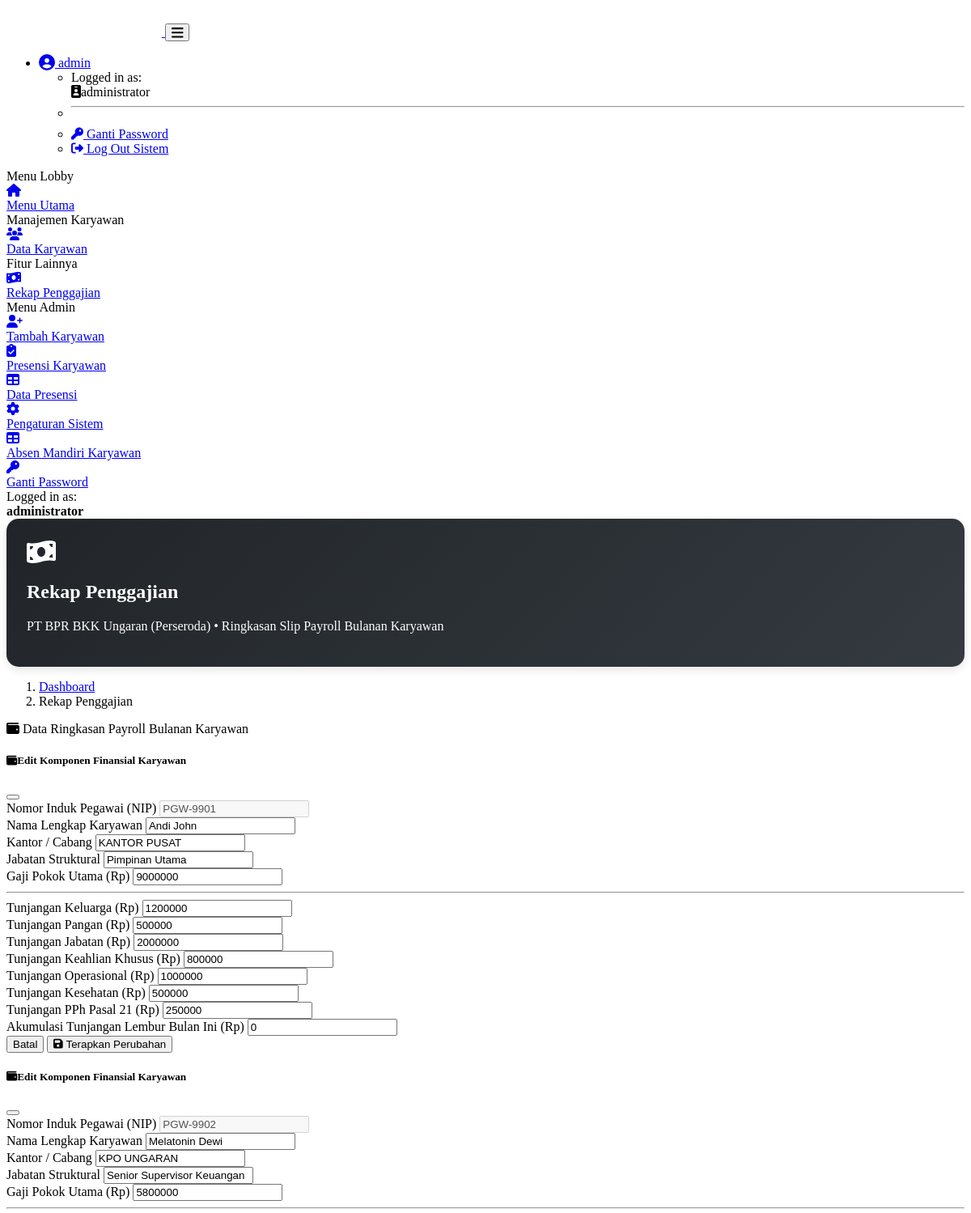
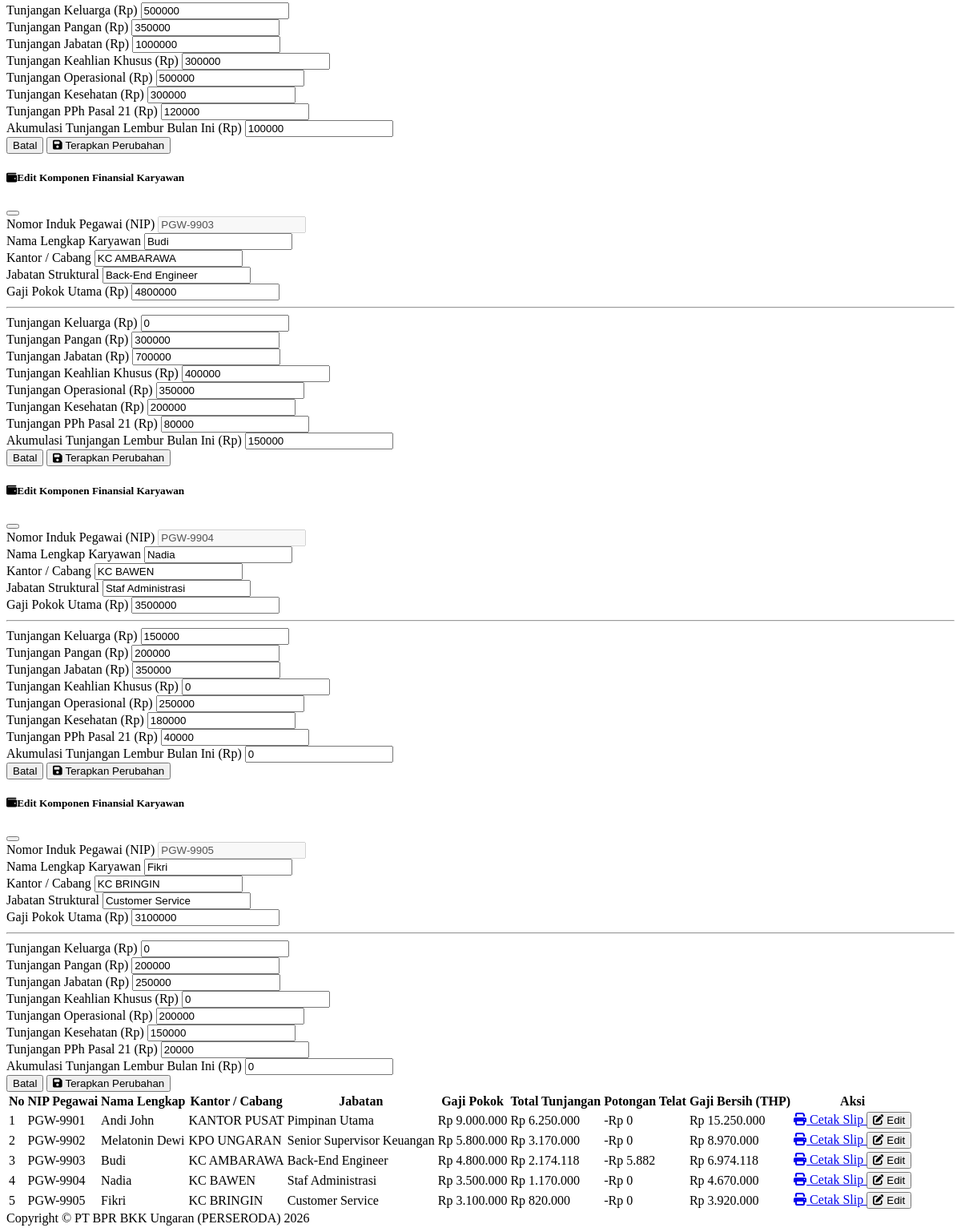
The page /rekap_penggajian.php (signed in) on the database its author committed (2 pictures, top to bottom).
### tables this page shows
CREATE TABLE `data_gaji` (
  `no` int(255) NOT NULL,
  `nip_pegawai` varchar(50) DEFAULT NULL,
  `nama_pegawai` varchar(255) NOT NULL,
  `kantor` varchar(255) NOT NULL,
  `jabatan_pegawai` varchar(255) NOT NULL,
  `gaji_pokok` int(255) NOT NULL,
  `tunjangan_keluarga` int(255) NOT NULL,
  `tunjangan_pangan` int(255) NOT NULL,
  `tunjangan_jabatan` int(255) NOT NULL,
  `tunjangan_keahliankhusus` int(255) NOT NULL,
  `tunjangan_operasional` int(255) NOT NULL,
  `jumlah` int(255) NOT NULL,
  `tunjangan_kesehatan` int(255) NOT NULL,
  `tunjangan_pph` int(255) NOT NULL,
  `tunjangan_lembur` int(255) NOT NULL,
  `jumlah_total` int(255) NOT NULL,
  `jam_terlambat` int(11) DEFAULT 0
);

### rekap_penggajian.php (the view, shortened to what the rows shown need)
<?php
require 'function.php';
$query_pengaturan = mysqli_query($conn, "SELECT potongan_per_jam FROM pengaturan_potongan LIMIT 1");
$pengaturan = mysqli_fetch_array($query_pengaturan);
$potongan_per_jam = $pengaturan['potongan_per_jam'] ?? 5882;
if ($_SESSION['role'] == 'admin') {
    $raw_gaji = mysqli_query($conn, "SELECT * FROM data_gaji ORDER BY no ASC");
}
?>
<!DOCTYPE html>
<html lang="en">
<head>
    <link href="https://cdn.jsdelivr.net/npm/simple-datatables@7.1.2/dist/style.min.css" rel="stylesheet" />
    <link href="https://cdn.jsdelivr.net/npm/startbootstrap-sb-admin@7.0.7/dist/css/styles.css" rel="stylesheet" />
</head>
<body class="sb-nav-fixed">
<div id="layoutSidenav">
    <div id="layoutSidenav_content">
        <main>
            <div class="container-fluid px-4 pt-4">
                <div class="page-header-box d-flex align-items-center mb-4">
                    <div>
                        <h2 class="fw-bold mb-0 text-white">Rekap Penggajian</h2>
                    </div>
                </div>
                <div class="card mb-4 shadow-sm border-0">
                    <div class="card-body bg-white text-dark">
                        <div class="table-responsive">
                            <table id="datatablesSimple" class="table table-bordered table-striped table-hover align-middle small">
                                <thead class="table-light text-center align-middle">
                                    <tr>
                                        <th>No</th>
                                        <th>NIP Pegawai</th>
                                        <th>Nama Lengkap</th>
                                        <th>Kantor / Cabang</th>
                                        <th>Jabatan</th>
                                        <th>Gaji Pokok</th>
                                        <th>Total Tunjangan</th>
                                        <th>Potongan Telat</th>
                                        <th>Gaji Bersih (THP)</th>
                                        <th>Aksi</th>
                                    </tr>
                                </thead>
                                <tbody>
                                    <?php
                                    $no_urut = 1;
                                    while ($row = mysqli_fetch_array($raw_gaji)) {
                                        $no_id = $row['no'];
                                        $nip = $row['nip_pegawai'];
                                        $potongan_telat = ($row['jam_terlambat'] ?? 0) * $potongan_per_jam;
                                        $t_operasional_bersih = max(0, $row['tunjangan_operasional'] - $potongan_telat);
                                        $total_tunjangan = $row['tunjangan_keluarga'] + $row['tunjangan_pangan'] + $row['tunjangan_jabatan'] + $row['tunjangan_keahliankhusus'] + $t_operasional_bersih + $row['tunjangan_kesehatan'] + $row['tunjangan_pph'] + $row['tunjangan_lembur'];
                                        $gaji_bersih_thp = $row['gaji_pokok'] + $total_tunjangan;
                                    ?>
                                    <tr>
                                        <td class="text-center"><?= $no_urut++; ?></td>
                                        <td class="font-monospace fw-bold"><?= htmlspecialchars($nip); ?></td>
                                        <td><?= htmlspecialchars($row['nama_pegawai']); ?></td>
                                        <td><?= htmlspecialchars($row['kantor']); ?></td>
                                        <td><?= htmlspecialchars($row['jabatan_pegawai']); ?></td>
                                        <td class="text-end">Rp <?= number_format($row['gaji_pokok'], 0, ',', '.'); ?></td>
                                        <td class="text-end text-success">Rp <?= number_format($total_tunjangan, 0, ',', '.'); ?></td>
                                        <td class="text-end text-danger">-Rp <?= number_format($potongan_telat, 0, ',', '.'); ?></td>
                                        <td class="text-end fw-bold text-primary">Rp <?= number_format($gaji_bersih_thp, 0, ',', '.'); ?></td>
                                        <td class="text-center">
                                            <div class="d-flex justify-content-center gap-1">
                                                <a href="cetak_slip.php?no=<?= $no_id; ?>&aksi=cetak" target="_blank" class="btn btn-sm btn-outline-primary btn-xs py-1 px-2 fw-bold shadow-sm">
                                                    <i class="fas fa-print"></i> Cetak Slip
                                                </a>
                                                <?php if($_SESSION['role'] == 'admin') { ?>
                                                <button class="btn btn-sm btn-dark btn-xs py-1 px-2 fw-bold shadow-sm" data-bs-toggle="modal" data-bs-target="#editModalGaji<?= $no_id; ?>">
                                                    <i class="fas fa-edit text-warning"></i> Edit
                                                </button>
                                                <?php } ?>
                                            </div>
                                        </td>
                                    </tr>
                                    <div class="modal fade" id="editModalGaji<?= $no_id; ?>" tabindex="-1" aria-hidden="true">
                                        <div class="modal-dialog modal-lg modal-dialog-centered">
                                            <div class="modal-content shadow-lg border-0" style="border-radius:15px;">
                                                <div class="modal-header bg-dark text-white">
                                                    <h5 class="modal-title fw-bold"><i class="fas fa-wallet text-warning me-2"></i>Edit Komponen Finansial Karyawan</h5>
                                                    <button type="button" class="btn-close btn-close-white" data-bs-dismiss="modal" aria-label="Close"></button>
                                                </div>
                                                <form method="post">
                                                    <div class="modal-body bg-light row g-3 px-4 py-3">
                                                        <div class="col-md-6">
                                                            <label class="form-label small fw-bold">Nomor Induk Pegawai (NIP)</label>
                                                            <input type="text" class="form-control bg-white font-monospace fw-bold" value="<?= htmlspecialchars($nip); ?>" disabled>
                                                        </div>
                                                        <div class="col-md-6">
                                                            <label class="form-label small fw-bold">Nama Lengkap Karyawan</label>
                                                            <input type="text" name="nama_pegawai" class="form-control" value="<?= htmlspecialchars($row['nama_pegawai']); ?>" required>
                                                        </div>
                                                        <div class="col-md-4">
                                                            <label class="form-label small fw-bold">Kantor / Cabang</label>
                                                            <input type="text" name="kantor" class="form-control" value="<?= htmlspecialchars($row['kantor']); ?>" required>
                                                        </div>
                                                        <div class="col-md-4">
                                                            <label class="form-label small fw-bold">Jabatan Struktural</label>
                                                            <input type="text" name="jabatan_pegawai" class="form-control" value="<?= htmlspecialchars($row['jabatan_pegawai']); ?>" required>
                                                        </div>
                                                        <div class="col-md-4">
                                                            <label class="form-label small fw-bold">Gaji Pokok Utama (Rp)</label>
                                                            <input type="number" name="gaji_pokok" class="form-control fw-bold border-primary" value="<?= $row['gaji_pokok']; ?>" required>
                                                        </div>
                                                        <div class="col-12"><hr class="my-1 opacity-25"></div>
                                                        <div class="col-md-4">
                                                            <label class="form-label small text-success fw-bold">Tunjangan Keluarga (Rp)</label>
                                                            <input type="number" name="tunjangan_keluarga" class="form-control border-success" value="<?= $row['tunjangan_keluarga']; ?>">
                                                        </div>
                                                        <div class="col-md-4">
                                                            <label class="form-label small text-success fw-bold">Tunjangan Pangan (Rp)</label>
                                                            <input type="number" name="tunjangan_pangan" class="form-control border-success" value="<?= $row['tunjangan_pangan']; ?>">
                                                        </div>
                                                        <div class="col-md-4">
                                                            <label class="form-label small text-success fw-bold">Tunjangan Jabatan (Rp)</label>
                                                            <input type="number" name="tunjangan_jabatan" class="form-control border-success" value="<?= $row['tunjangan_jabatan']; ?>">
                                                        </div>
                                                        <div class="col-md-4">
                                                            <label class="form-label small text-success fw-bold">Tunjangan Keahlian Khusus (Rp)</label>
                                                            <input type="number" name="tunjangan_keahliankhusus" class="form-control border-success" value="<?= $row['tunjangan_keahliankhusus']; ?>">
                                                        </div>
                                                        <div class="col-md-4">
                                                            <label class="form-label small text-success fw-bold">Tunjangan Operasional (Rp)</label>
                                                            <input type="number" name="tunjangan_operasional" class="form-control border-success" value="<?= $row['tunjangan_operasional']; ?>">
                                                        </div>
                                                        <div class="col-md-4">
                                                            <label class="form-label small text-success fw-bold">Tunjangan Kesehatan (Rp)</label>
                                                            <input type="number" name="tunjangan_kesehatan" class="form-control border-success" value="<?= $row['tunjangan_kesehatan']; ?>">
                                                        </div>
                                                        <div class="col-md-4">
                                                            <label class="form-label small text-success fw-bold">Tunjangan PPh Pasal 21 (Rp)</label>
                                                            <input type="number" name="tunjangan_pph" class="form-control border-success" value="<?= $row['tunjangan_pph']; ?>">
                                                        </div>
                                                        <div class="col-md-8">
                                                            <label class="form-label small text-info fw-bold">Akumulasi Tunjangan Lembur Bulan Ini (Rp)</label>
                                                            <input type="number" name="tunjangan_lembur" class="form-control border-info fw-bold bg-white text-dark" value="<?= $row['tunjangan_lembur']; ?>">
                                                        </div>
                                                    </div>
                                                    <div class="modal-footer bg-light">
                                                        <button type="button" class="btn btn-secondary shadow-sm btn-sm" data-bs-dismiss="modal">Batal</button>
                                                        <button type="submit" name="updatedatagaji" class="btn btn-primary shadow-sm btn-sm fw-bold"><i class="fas fa-save me-1 text-success"></i> Terapkan Perubahan</button>
                                                    </div>
                                                </form>
                                            </div>
                                        </div>
                                    </div>
                                    <?php } ?>
                                </tbody>
                            </table>
                        </div>
                    </div>
                </div>
            </div>
        </main>
    </div>
</div>
</body>
</html>

### rows shown on the page
data_gaji: nip_pegawai "PGW-9901", nama_pegawai "Andi John", kantor "KANTOR PUSAT", jabatan_pegawai "Pimpinan Utama", gaji_pokok "9.000.000", total_tunjangan "6.250.000", jam_terlambat "0", gaji_bersih_thp "15.250.000", gaji_pokok "9000000", tunjangan_keluarga "1200000", tunjangan_pangan "500000", tunjangan_jabatan "2000000", tunjangan_keahliankhusus "800000", tunjangan_operasional "1000000", tunjangan_kesehatan "500000", tunjangan_pph "250000", tunjangan_lembur "0"
data_gaji: nip_pegawai "PGW-9902", nama_pegawai "Melatonin Dewi", kantor "KPO UNGARAN", jabatan_pegawai "Senior Supervisor Keuangan", gaji_pokok "5.800.000", total_tunjangan "3.170.000", jam_terlambat "0", gaji_bersih_thp "8.970.000", gaji_pokok "5800000", tunjangan_keluarga "500000", tunjangan_pangan "350000", tunjangan_jabatan "1000000", tunjangan_keahliankhusus "300000", tunjangan_operasional "500000", tunjangan_kesehatan "300000", tunjangan_pph "120000", tunjangan_lembur "100000"
data_gaji: nip_pegawai "PGW-9903", nama_pegawai "Budi", kantor "KC AMBARAWA", jabatan_pegawai "Back-End Engineer", gaji_pokok "4.800.000", total_tunjangan "2.174.118", jam_terlambat "5.882", gaji_bersih_thp "6.974.118", gaji_pokok "4800000", tunjangan_keluarga "0", tunjangan_pangan "300000", tunjangan_jabatan "700000", tunjangan_keahliankhusus "400000", tunjangan_operasional "350000", tunjangan_kesehatan "200000", tunjangan_pph "80000", tunjangan_lembur "150000"
data_gaji: nip_pegawai "PGW-9904", nama_pegawai "Nadia", kantor "KC BAWEN", jabatan_pegawai "Staf Administrasi", gaji_pokok "3.500.000", total_tunjangan "1.170.000", jam_terlambat "0", gaji_bersih_thp "4.670.000", gaji_pokok "3500000", tunjangan_keluarga "150000", tunjangan_pangan "200000", tunjangan_jabatan "350000", tunjangan_keahliankhusus "0", tunjangan_operasional "250000", tunjangan_kesehatan "180000", tunjangan_pph "40000", tunjangan_lembur "0"
data_gaji: nip_pegawai "PGW-9905", nama_pegawai "Fikri", kantor "KC BRINGIN", jabatan_pegawai "Customer Service", gaji_pokok "3.100.000", total_tunjangan "820.000", jam_terlambat "0", gaji_bersih_thp "3.920.000", gaji_pokok "3100000", tunjangan_keluarga "0", tunjangan_pangan "200000", tunjangan_jabatan "250000", tunjangan_keahliankhusus "0", tunjangan_operasional "200000", tunjangan_kesehatan "150000", tunjangan_pph "20000", tunjangan_lembur "0"

### other values the page prints
$_SESSION['role'] "admin"
$username "administrator"
